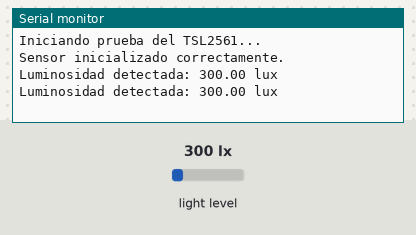
A sketch run on a simulated Arduino Uno, built with avr-gcc and run on an emulated ATmega328P. On the bench: the last lines printed to the serial monitor. The inputs (shaded band) are chosen by the test bench; at power-on: light level 300 lx.

Above: at 1.8 s.
1.9 s: light level set to 40 lx
At 2.4 s:
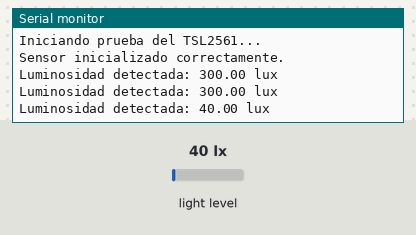
3.4 s: light level set to 500 lx
At 4.9 s:
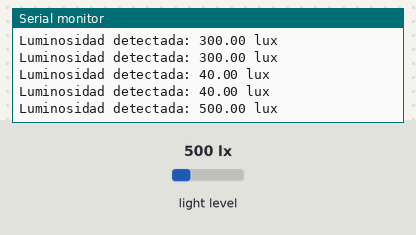
Timing chart, 0 to 6.4 s (numbered marks = the images above; inputs shaded):
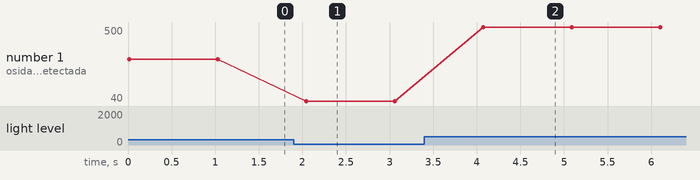

Measured:
- after the input at 1.9 s, the serial monitor: prints a new line after 0.14 s (image 1)
- after the input at 3.4 s, the serial monitor: prints a new line after 0.67 s (image 2)
- plotted number 1: 300 → 40 after the input at 1.9 s, 40 → 500 after the input at 3.4 s

The sketch:

TSL2561.ino
```cpp
#include <Wire.h>
#include <Adafruit_Sensor.h>
#include <Adafruit_TSL2561_U.h>

// Crear la instancia del sensor con la dirección I2C por defecto
Adafruit_TSL2561_Unified tsl = Adafruit_TSL2561_Unified(TSL2561_ADDR_FLOAT, 12345);

void setup(void) {
  Serial.begin(115200);
  Serial.println("Iniciando prueba del TSL2561...");

  // Verificar si el sensor responde
  if(!tsl.begin()) {
    Serial.println("No se detectó el sensor TSL2561. ¡Revisa los cables SDA y SCL!");
    while(1); // Detener ejecución
  }

  // Configurar ganancia automática (ajusta la sensibilidad según la luz ambiente)
  tsl.enableAutoRange(true);

  // Configurar tiempo de integración (13ms = rápido, 402ms = lento pero más preciso en luz baja)
  tsl.setIntegrationTime(TSL2561_INTEGRATIONTIME_13MS);

  Serial.println("Sensor inicializado correctamente.");
}

void loop(void) {
  // Crear un evento para almacenar la lectura
  sensors_event_t event;
  tsl.getEvent(&event);

  // Si la luz es válida (no está saturado ni en 0 absoluto)
  if (event.light) {
    Serial.print("Luminosidad detectada: ");
    Serial.print(event.light);
    Serial.println(" lux");
  } else {
    Serial.println("Luz no medible (Sensor tapado o luz demasiado intensa)");
  }

  delay(1000); // Tomar una lectura cada segundo
}
```
